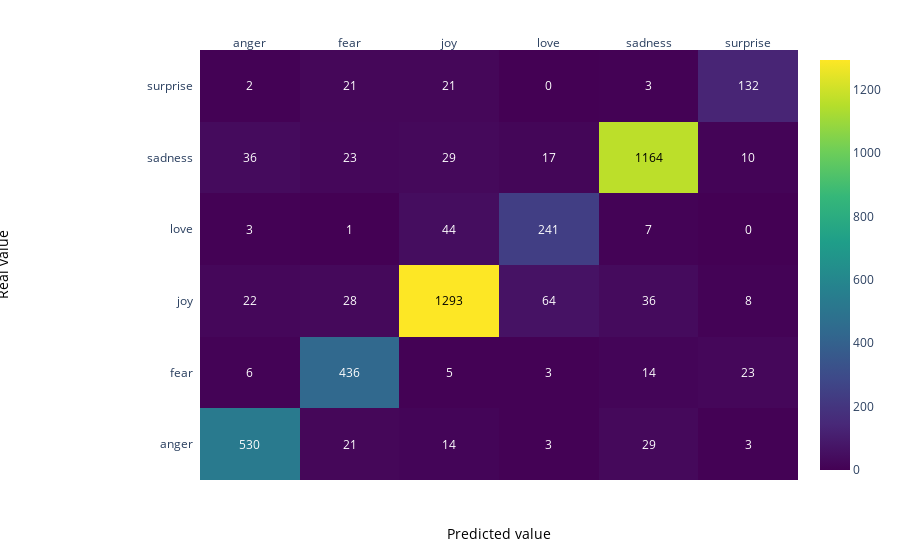

Write notebook code for a chart like this one.
### Markdown cell above
### Matrice de confusion données de validation

### Code cell
z = confusion_matrix(y_pred, y_val)

x = list(np.unique(df.Emotion))
y =  list(np.unique(df.Emotion))

# change each element of z to type string for annotations
z_text = [[str(y) for y in x] for x in z]

# set up figure 
fig = ff.create_annotated_heatmap(z, x=x, y=y, annotation_text=z_text, colorscale='Viridis')

# add custom xaxis title
fig.add_annotation(dict(font=dict(color="black",size=14),
                        x=0.5,
                        y=-0.15,
                        showarrow=False,
                        text="Predicted value",
                        xref="paper",
                        yref="paper"))

# add custom yaxis title
fig.add_annotation(dict(font=dict(color="black",size=14),
                        x=-0.35,
                        y=0.5,
                        showarrow=False,
                        text="Real value",
                        textangle=-90,
                        xref="paper",
                        yref="paper"))

# adjust margins to make room for yaxis title
fig.update_layout(margin=dict(t=50, l=200))

# add colorbar
fig['data'][0]['showscale'] = True
fig.show()

### Figure 1 — Plotly figure (JSON) as saved in the notebook; plotly's stock layout.template omitted (floating-point values rounded to 4 significant figures)
{"data": [{"colorscale": [[0, "#440154"], [0.1111, "#482878"], [0.2222, "#3e4989"], [0.3333, "#31688e"], [0.4444, "#26828e"], [0.5556, "#1f9e89"], [0.6667, "#35b779"], [0.7778, "#6ece58"], [0.8889, "#b5de2b"], [1, "#fde725"]], "reversescale": false, "showscale": true, "type": "heatmap", "x": ["anger", "fear", "joy", "love", "sadness", "surprise"], "y": ["anger", "fear", "joy", "love", "sadness", "surprise"], "z": [[530, 21, 14, 3, 29, 3], [6, 436, 5, 3, 14, 23], [22, 28, 1293, 64, 36, 8], [3, 1, 44, 241, 7, 0], [36, 23, 29, 17, 1164, 10], [2, 21, 21, 0, 3, 132]]}], "layout": {"annotations": [{"font": {"color": "#FFFFFF"}, "showarrow": false, "text": "530", "x": "anger", "xref": "x", "y": "anger", "yref": "y"}, {"font": {"color": "#FFFFFF"}, "showarrow": false, "text": "21", "x": "fear", "xref": "x", "y": "anger", "yref": "y"}, {"font": {"color": "#FFFFFF"}, "showarrow": false, "text": "14", "x": "joy", "xref": "x", "y": "anger", "yref": "y"}, {"font": {"color": "#FFFFFF"}, "showarrow": false, "text": "3", "x": "love", "xref": "x", "y": "anger", "yref": "y"}, {"font": {"color": "#FFFFFF"}, "showarrow": false, "text": "29", "x": "sadness", "xref": "x", "y": "anger", "yref": "y"}, {"font": {"color": "#FFFFFF"}, "showarrow": false, "text": "3", "x": "surprise", "xref": "x", "y": "anger", "yref": "y"}, {"font": {"color": "#FFFFFF"}, "showarrow": false, "text": "6", "x": "anger", "xref": "x", "y": "fear", "yref": "y"}, {"font": {"color": "#FFFFFF"}, "showarrow": false, "text": "436", "x": "fear", "xref": "x", "y": "fear", "yref": "y"}, {"font": {"color": "#FFFFFF"}, "showarrow": false, "text": "5", "x": "joy", "xref": "x", "y": "fear", "yref": "y"}, {"font": {"color": "#FFFFFF"}, "showarrow": false, "text": "3", "x": "love", "xref": "x", "y": "fear", "yref": "y"}, {"font": {"color": "#FFFFFF"}, "showarrow": false, "text": "14", "x": "sadness", "xref": "x", "y": "fear", "yref": "y"}, {"font": {"color": "#FFFFFF"}, "showarrow": false, "text": "23", "x": "surprise", "xref": "x", "y": "fear", "yref": "y"}, {"font": {"color": "#FFFFFF"}, "showarrow": false, "text": "22", "x": "anger", "xref": "x", "y": "joy", "yref": "y"}, {"font": {"color": "#FFFFFF"}, "showarrow": false, "text": "28", "x": "fear", "xref": "x", "y": "joy", "yref": "y"}, {"font": {"color": "#000000"}, "showarrow": false, "text": "1293", "x": "joy", "xref": "x", "y": "joy", "yref": "y"}, {"font": {"color": "#FFFFFF"}, "showarrow": false, "text": "64", "x": "love", "xref": "x", "y": "joy", "yref": "y"}, {"font": {"color": "#FFFFFF"}, "showarrow": false, "text": "36", "x": "sadness", "xref": "x", "y": "joy", "yref": "y"}, {"font": {"color": "#FFFFFF"}, "showarrow": false, "text": "8", "x": "surprise", "xref": "x", "y": "joy", "yref": "y"}, {"font": {"color": "#FFFFFF"}, "showarrow": false, "text": "3", "x": "anger", "xref": "x", "y": "love", "yref": "y"}, {"font": {"color": "#FFFFFF"}, "showarrow": false, "text": "1", "x": "fear", "xref": "x", "y": "love", "yref": "y"}, {"font": {"color": "#FFFFFF"}, "showarrow": false, "text": "44", "x": "joy", "xref": "x", "y": "love", "yref": "y"}, {"font": {"color": "#FFFFFF"}, "showarrow": false, "text": "241", "x": "love", "xref": "x", "y": "love", "yref": "y"}, {"font": {"color": "#FFFFFF"}, "showarrow": false, "text": "7", "x": "sadness", "xref": "x", "y": "love", "yref": "y"}, {"font": {"color": "#FFFFFF"}, "showarrow": false, "text": "0", "x": "surprise", "xref": "x", "y": "love", "yref": "y"}, {"font": {"color": "#FFFFFF"}, "showarrow": false, "text": "36", "x": "anger", "xref": "x", "y": "sadness", "yref": "y"}, {"font": {"color": "#FFFFFF"}, "showarrow": false, "text": "23", "x": "fear", "xref": "x", "y": "sadness", "yref": "y"}, {"font": {"color": "#FFFFFF"}, "showarrow": false, "text": "29", "x": "joy", "xref": "x", "y": "sadness", "yref": "y"}, {"font": {"color": "#FFFFFF"}, "showarrow": false, "text": "17", "x": "love", "xref": "x", "y": "sadness", "yref": "y"}, {"font": {"color": "#000000"}, "showarrow": false, "text": "1164", "x": "sadness", "xref": "x", "y": "sadness", "yref": "y"}, {"font": {"color": "#FFFFFF"}, "showarrow": false, "text": "10", "x": "surprise", "xref": "x", "y": "sadness", "yref": "y"}, {"font": {"color": "#FFFFFF"}, "showarrow": false, "text": "2", "x": "anger", "xref": "x", "y": "surprise", "yref": "y"}, {"font": {"color": "#FFFFFF"}, "showarrow": false, "text": "21", "x": "fear", "xref": "x", "y": "surprise", "yref": "y"}, {"font": {"color": "#FFFFFF"}, "showarrow": false, "text": "21", "x": "joy", "xref": "x", "y": "surprise", "yref": "y"}, {"font": {"color": "#FFFFFF"}, "showarrow": false, "text": "0", "x": "love", "xref": "x", "y": "surprise", "yref": "y"}, {"font": {"color": "#FFFFFF"}, "showarrow": false, "text": "3", "x": "sadness", "xref": "x", "y": "surprise", "yref": "y"}, {"font": {"color": "#FFFFFF"}, "showarrow": false, "text": "132", "x": "surprise", "xref": "x", "y": "surprise", "yref": "y"}, {"font": {"color": "black", "size": 14}, "showarrow": false, "text": "Predicted value", "x": 0.5, "xref": "paper", "y": -0.15, "yref": "paper"}, {"font": {"color": "black", "size": 14}, "showarrow": false, "text": "Real value", "textangle": -90, "x": -0.35, "xref": "paper", "y": 0.5, "yref": "paper"}], "margin": {"l": 200, "t": 50}, "xaxis": {"dtick": 1, "gridcolor": "rgb(0, 0, 0)", "side": "top", "ticks": ""}, "yaxis": {"dtick": 1, "ticks": "", "ticksuffix": "  "}}}
